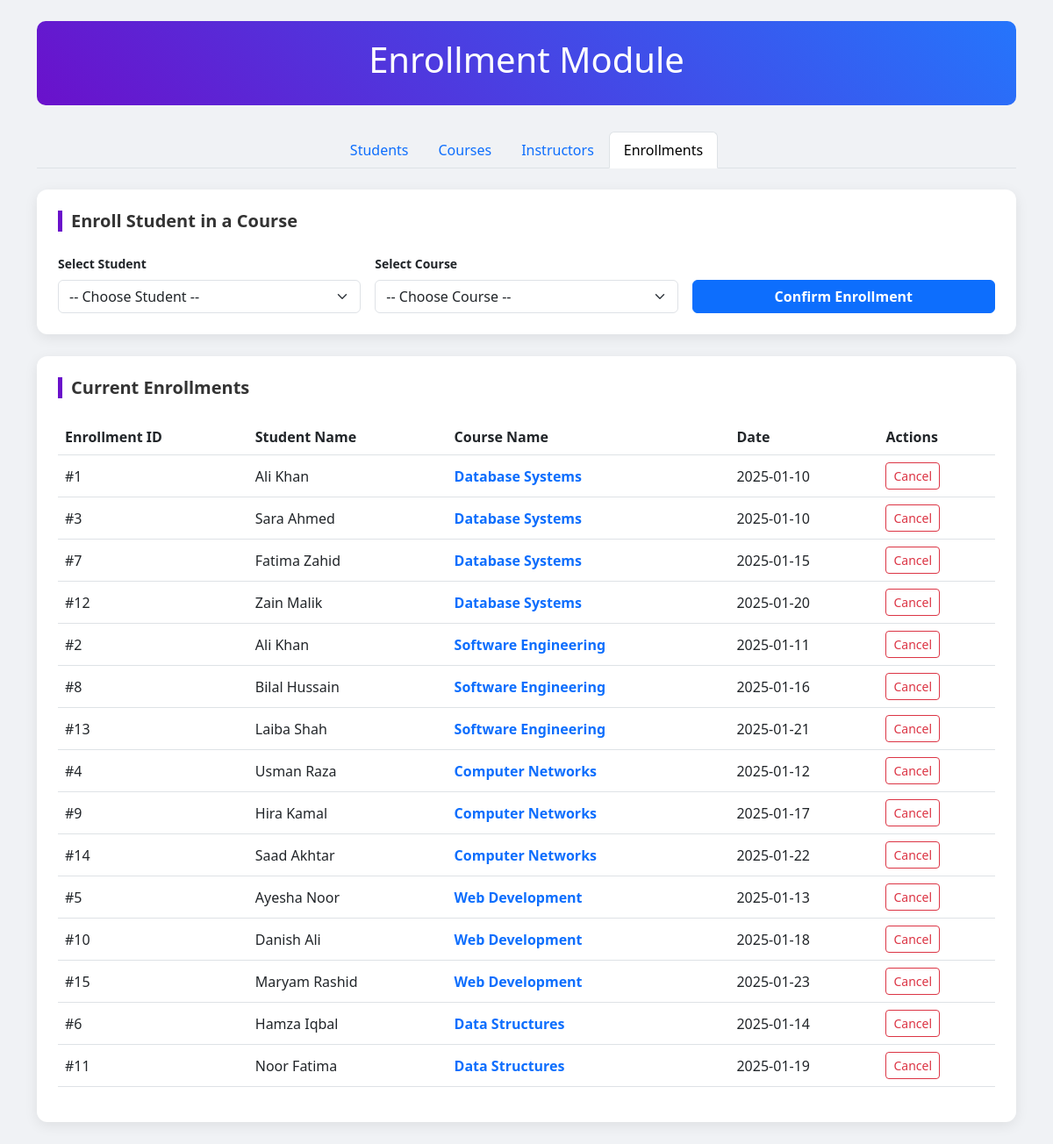
The app's page /enrollments.php with its own data.
### tables this page shows
CREATE TABLE Enrollment (
    EnrollmentID INT PRIMARY KEY,
 StudentID INT,
    CourseID INT,
    EnrollmentDate DATE NOT NULL,
    FOREIGN KEY (StudentID) REFERENCES Student(StudentID),
    FOREIGN KEY (CourseID) REFERENCES Course(CourseID)
);

CREATE TABLE Student (
    StudentID INT PRIMARY KEY,
    FirstName VARCHAR(50) NOT NULL,
    LastName VARCHAR(50) NOT NULL,
    Email VARCHAR(100) UNIQUE NOT NULL,
    Department VARCHAR(50) NOT NULL
);

CREATE TABLE Course (
    CourseID INT PRIMARY KEY,
    CourseName VARCHAR(100) NOT NULL,
    CreditHours INT CHECK (CreditHours >= 1),
    InstructorID INT,
    FOREIGN KEY (InstructorID) REFERENCES Instructor(InstructorID)
);

### enrollments.php (the view, shortened to what this page needs)
<?php include 'db_connect.php'; ?>
<!DOCTYPE html>
<html lang="en">
<head>
    <link href="https://cdn.jsdelivr.net/npm/bootstrap@5.3.0/dist/css/bootstrap.min.css" rel="stylesheet">
</head>
<body>
<div class="container mt-4">
    <div class="module-header">
        <h1>Enrollment Module</h1>
    </div>
    <ul class="nav nav-tabs justify-content-center mb-4">
        <li class="nav-item"><a class="nav-link" href="index.php">Students</a></li>
        <li class="nav-item"><a class="nav-link" href="manage_courses.php">Courses</a></li>
        <li class="nav-item"><a class="nav-link" href="manage_instructors.php">Instructors</a></li>
        <li class="nav-item"><a class="nav-link active" href="enrollments.php">Enrollments</a></li>
    </ul>
    <div class="card p-4">
        <h5 class="card-title mb-4">Enroll Student in a Course</h5>
        <form method="POST" class="row g-3">
            <div class="col-md-4">
                <label class="form-label small fw-bold">Select Student</label>
                <select name="sid" class="form-select" required>
                    <option value="">-- Choose Student --</option>
                </select>
            </div>
            <div class="col-md-4">
                <label class="form-label small fw-bold">Select Course</label>
                <select name="cid" class="form-select" required>
                    <option value="">-- Choose Course --</option>
                </select>
            </div>
            <div class="col-md-4 d-flex align-items-end">
                <button type="submit" name="enroll" class="btn btn-primary w-100 btn-custom">Confirm Enrollment</button>
            </div>
        </form>
    </div>
    <div class="card p-4">
        <h5 class="card-title mb-4">Current Enrollments</h5>
        <div class="table-responsive">
            <table class="table table-hover align-middle">
                <thead>
                    <tr>
                        <th>Enrollment ID</th>
                        <th>Student Name</th>
                        <th>Course Name</th>
                        <th>Date</th>
                        <th>Actions</th>
                    </tr>
                </thead>
                <tbody>
                    <?php
                    $query = "SELECT e.EnrollmentID, s.FirstName, s.LastName, c.CourseName, e.EnrollmentDate
                              FROM Enrollment e
                              JOIN Student s ON e.StudentID = s.StudentID
                              JOIN Course c ON e.CourseID = c.CourseID";
                    $result = mysqli_query($conn, $query);
                    while($row = mysqli_fetch_assoc($result)) {
                        echo "<tr>
                            <td>#{$row['EnrollmentID']}</td>
                            <td>{$row['FirstName']} {$row['LastName']}</td>
                            <td><span class='fw-bold text-primary'>{$row['CourseName']}</span></td>
                            <td>{$row['EnrollmentDate']}</td>
                            <td>
                                <a href='delete.php?type=enrollment&id={$row['EnrollmentID']}' class='btn btn-sm btn-outline-danger'>Cancel</a>
                            </td>
                        </tr>";
                    }
                    ?>
                </tbody>
            </table>
        </div>
    </div>
</div>
</body>
</html>

### enrollments.php (style rules this page uses)
body { background-color: #f0f2f5; font-family: 'Segoe UI', sans-serif; }
.module-header { background: linear-gradient(45deg, #6a11cb, #2575fc); color: white; padding: 20px; border-radius: 10px; text-align: center; margin-bottom: 30px; }
.card { border: none; border-radius: 12px; box-shadow: 0 4px 15px rgba(0,0,0,0.08); margin-bottom: 25px; }
.card-title { font-weight: bold; color: #333; border-left: 5px solid #6a11cb; padding-left: 10px; }
.btn-custom { border-radius: 6px; font-weight: 600; }
.table thead { background-color: #6a11cb; color: white; }

### records on screen
enrollment: EnrollmentID "1", StudentID.FirstName "Ali", StudentID.LastName "Khan", CourseID.CourseName "Database Systems", EnrollmentDate "2025-01-10"
enrollment: EnrollmentID "3", StudentID.FirstName "Sara", StudentID.LastName "Ahmed", CourseID.CourseName "Database Systems", EnrollmentDate "2025-01-10"
enrollment: EnrollmentID "7", StudentID.FirstName "Fatima", StudentID.LastName "Zahid", CourseID.CourseName "Database Systems", EnrollmentDate "2025-01-15"
enrollment: EnrollmentID "12", StudentID.FirstName "Zain", StudentID.LastName "Malik", CourseID.CourseName "Database Systems", EnrollmentDate "2025-01-20"
enrollment: EnrollmentID "2", StudentID.FirstName "Ali", StudentID.LastName "Khan", CourseID.CourseName "Software Engineering", EnrollmentDate "2025-01-11"
enrollment: EnrollmentID "8", StudentID.FirstName "Bilal", StudentID.LastName "Hussain", CourseID.CourseName "Software Engineering", EnrollmentDate "2025-01-16"
enrollment: EnrollmentID "13", StudentID.FirstName "Laiba", StudentID.LastName "Shah", CourseID.CourseName "Software Engineering", EnrollmentDate "2025-01-21"
enrollment: EnrollmentID "4", StudentID.FirstName "Usman", StudentID.LastName "Raza", CourseID.CourseName "Computer Networks", EnrollmentDate "2025-01-12"
enrollment: EnrollmentID "9", StudentID.FirstName "Hira", StudentID.LastName "Kamal", CourseID.CourseName "Computer Networks", EnrollmentDate "2025-01-17"
enrollment: EnrollmentID "14", StudentID.FirstName "Saad", StudentID.LastName "Akhtar", CourseID.CourseName "Computer Networks", EnrollmentDate "2025-01-22"
enrollment: EnrollmentID "5", StudentID.FirstName "Ayesha", StudentID.LastName "Noor", CourseID.CourseName "Web Development", EnrollmentDate "2025-01-13"
enrollment: EnrollmentID "10", StudentID.FirstName "Danish", StudentID.LastName "Ali", CourseID.CourseName "Web Development", EnrollmentDate "2025-01-18"
enrollment: EnrollmentID "15", StudentID.FirstName "Maryam", StudentID.LastName "Rashid", CourseID.CourseName "Web Development", EnrollmentDate "2025-01-23"
enrollment: EnrollmentID "6", StudentID.FirstName "Hamza", StudentID.LastName "Iqbal", CourseID.CourseName "Data Structures", EnrollmentDate "2025-01-14"
enrollment: EnrollmentID "11", StudentID.FirstName "Noor", StudentID.LastName "Fatima", CourseID.CourseName "Data Structures", EnrollmentDate "2025-01-19"
